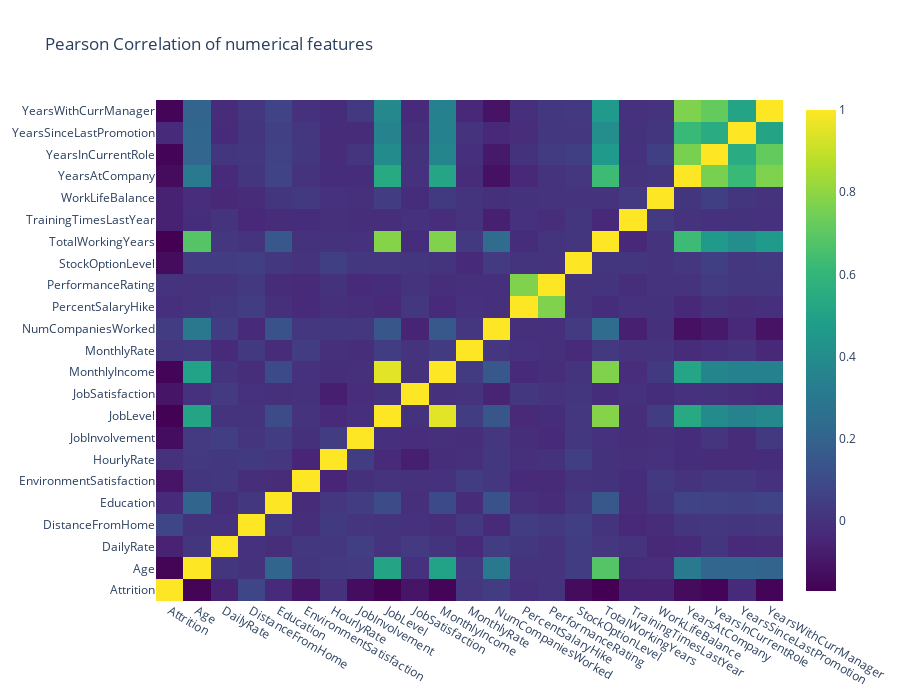

Notebook cell for this chart:
### Markdown cell above
#### Distribution of Attrition values :

### Code cell
# creating a list of only numerical values
numerical = [u'Attrition', u'Age', u'DailyRate', u'DistanceFromHome', 
             u'Education', u'EnvironmentSatisfaction',
             u'HourlyRate', u'JobInvolvement', u'JobLevel', u'JobSatisfaction',
             u'MonthlyIncome', u'MonthlyRate', u'NumCompaniesWorked',
             u'PercentSalaryHike', u'PerformanceRating',
             u'StockOptionLevel', u'TotalWorkingYears',
             u'TrainingTimesLastYear', u'WorkLifeBalance', u'YearsAtCompany',
             u'YearsInCurrentRole', u'YearsSinceLastPromotion',u'YearsWithCurrManager']
data = [
    go.Heatmap(
        z= df[numerical].astype(float).corr().values, # Generating the Pearson correlation
        x=df[numerical].columns.values,
        y=df[numerical].columns.values,
        colorscale='Viridis',
        reversescale = False,
#         text = True ,
        opacity = 1.0
        
    )
]


layout = go.Layout(
    title='Pearson Correlation of numerical features',
    xaxis = dict(ticks='', nticks=36),
    yaxis = dict(ticks='' ),
    width = 900, height = 700,
    
)


fig = go.Figure(data=data, layout=layout)
py.iplot(fig, filename='labelled-heatmap')

### Figure 1 — Plotly figure (JSON) as saved in the notebook; plotly's stock layout.template omitted (floating-point values rounded to 4 significant figures; data arrays with more than 128 entries replaced by an {"elided": "..."} marker saying what was removed)
{"data": [{"colorscale": [[0, "#440154"], [0.1111, "#482878"], [0.2222, "#3e4989"], [0.3333, "#31688e"], [0.4444, "#26828e"], [0.5556, "#1f9e89"], [0.6667, "#35b779"], [0.7778, "#6ece58"], [0.8889, "#b5de2b"], [1, "#fde725"]], "opacity": 1, "reversescale": false, "type": "heatmap", "x": ["Attrition", "Age", "DailyRate", "DistanceFromHome", "Education", "EnvironmentSatisfaction", "HourlyRate", "JobInvolvement", "JobLevel", "JobSatisfaction", "MonthlyIncome", "MonthlyRate", "NumCompaniesWorked", "PercentSalaryHike", "PerformanceRating", "StockOptionLevel", "TotalWorkingYears", "TrainingTimesLastYear", "WorkLifeBalance", "YearsAtCompany", "YearsInCurrentRole", "YearsSinceLastPromotion", "YearsWithCurrManager"], "y": ["Attrition", "Age", "DailyRate", "DistanceFromHome", "Education", "EnvironmentSatisfaction", "HourlyRate", "JobInvolvement", "JobLevel", "JobSatisfaction", "MonthlyIncome", "MonthlyRate", "NumCompaniesWorked", "PercentSalaryHike", "PerformanceRating", "StockOptionLevel", "TotalWorkingYears", "TrainingTimesLastYear", "WorkLifeBalance", "YearsAtCompany", "YearsInCurrentRole", "YearsSinceLastPromotion", "YearsWithCurrManager"], "z": {"elided": "23x23 float values"}}], "layout": {"height": 700, "title": {"text": "Pearson Correlation of numerical features"}, "width": 900, "xaxis": {"nticks": 36, "ticks": ""}, "yaxis": {"ticks": ""}}}
